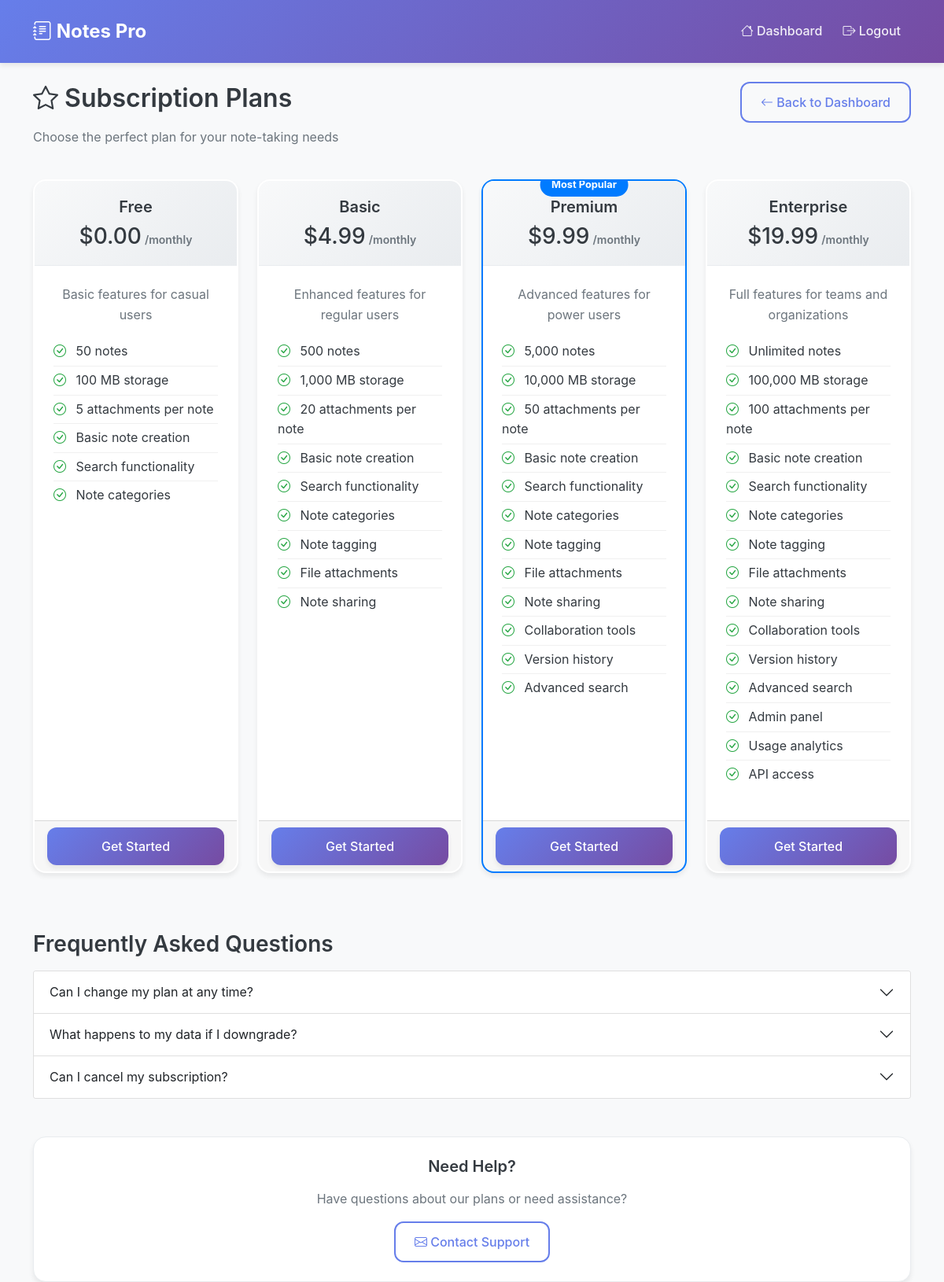
Screenshot of /subscription.php?limit=notes (signed in) with the database file from the repository.
### tables this page shows
CREATE TABLE IF NOT EXISTS subscription_plans (
    id INT AUTO_INCREMENT PRIMARY KEY,
    name VARCHAR(100) NOT NULL,
    description TEXT,
    price DECIMAL(10,2) NOT NULL,
    billing_cycle ENUM('monthly', 'yearly') DEFAULT 'monthly',
    max_notes INT,
    max_storage_mb INT,
    max_attachments_per_note INT,
    features JSON,
    is_active BOOLEAN DEFAULT TRUE,
    created_at TIMESTAMP DEFAULT CURRENT_TIMESTAMP
);

### includes/config.php (called while the page is built, shortened)
<?php
function getDBConnection() {
    try {
        $pdo = new PDO("mysql:host=" . DB_HOST . ";dbname=" . DB_NAME . ";charset=utf8mb4", DB_USER, DB_PASS);
        $pdo->setAttribute(PDO::ATTR_ERRMODE, PDO::ERRMODE_EXCEPTION);
        $pdo->setAttribute(PDO::ATTR_DEFAULT_FETCH_MODE, PDO::FETCH_ASSOC);
        $pdo->setAttribute(PDO::ATTR_EMULATE_PREPARES, false);
        return $pdo;
    } catch(PDOException $e) {
        die("Connection failed: " . $e->getMessage());
    }
}
function sanitizeInput($input) {
    return htmlspecialchars(trim($input), ENT_QUOTES, 'UTF-8');
}
function getUserPreferences() {
    try {
        $pdo = getDBConnection();
        $stmt = $pdo->prepare("SELECT * FROM user_preferences WHERE user_id = ?");
        $stmt->execute([$_SESSION['user_id']]);
        return $stmt->fetch();
    } catch (PDOException $e) {
        return null;
    }
}
function getUserSubscription() {
    try {
        $pdo = getDBConnection();
        $stmt = $pdo->prepare("
            SELECT us.*, sp.name as plan_name, sp.description, sp.price, sp.features
            FROM user_subscriptions us
            JOIN subscription_plans sp ON us.plan_id = sp.id
            WHERE us.user_id = ? AND us.status = 'active'
            ORDER BY us.created_at DESC
            LIMIT 1
        ");
        $stmt->execute([$_SESSION['user_id']]);
        return $stmt->fetch();
    } catch (PDOException $e) {
        return null;
    }
}
?>

### subscription.php (the view, shortened to what this page needs)
<?php
require_once 'includes/config.php';
$user_prefs = getUserPreferences();
$current_subscription = getUserSubscription();
try {
    $pdo = getDBConnection();
    $stmt = $pdo->prepare("SELECT * FROM subscription_plans WHERE is_active = 1 ORDER BY price");
    $stmt->execute();
    $plans = $stmt->fetchAll();
} catch (PDOException $e) {
    $plans = [];
}
?>
<!DOCTYPE html>
<html lang="en">
<head>
    <link href="https://cdn.jsdelivr.net/npm/bootstrap@5.1.3/dist/css/bootstrap.min.css" rel="stylesheet">
    <link href="https://cdn.jsdelivr.net/npm/bootstrap-icons@1.7.2/font/bootstrap-icons.css" rel="stylesheet">
    <link href="css/style.css" rel="stylesheet">
</head>
<body class="<?php echo $user_prefs['theme'] ?? 'light'; ?>-theme">
    <nav class="navbar navbar-expand-lg navbar-dark bg-primary">
        <div class="container">
            <a class="navbar-brand" href="dashboard.php">
                <i class="bi bi-journal-text"></i> <?php echo APP_NAME; ?>
            </a>
            <div class="navbar-nav ms-auto">
                <a class="nav-link" href="dashboard.php">
                    <i class="bi bi-house"></i> Dashboard
                </a>
                <a class="nav-link" href="logout.php">
                    <i class="bi bi-box-arrow-right"></i> Logout
                </a>
            </div>
        </div>
    </nav>
    <div class="container mt-4">
        <div class="row mb-4">
            <div class="col-md-8">
                <h2><i class="bi bi-star"></i> Subscription Plans</h2>
                <p class="text-muted">Choose the perfect plan for your note-taking needs</p>
            </div>
            <div class="col-md-4 text-end">
                <a href="dashboard.php" class="btn btn-outline-primary">
                    <i class="bi bi-arrow-left"></i> Back to Dashboard
                </a>
            </div>
        </div>
        <div class="row">
            <?php foreach ($plans as $plan): ?>
                <div class="col-md-6 col-lg-3 mb-4">
                    <div class="card plan-card h-100 <?php echo $plan['name'] === 'Premium' ? 'featured' : ''; ?>">
                        <div class="card-header text-center">
                            <h5 class="mb-0"><?php echo sanitizeInput($plan['name']); ?></h5>
                            <div class="mt-2">
                                <span class="h3">$<?php echo number_format($plan['price'], 2); ?></span>
                                <small class="text-muted">/<?php echo $plan['billing_cycle']; ?></small>
                            </div>
                        </div>
                        <div class="card-body">
                            <p class="text-muted text-center"><?php echo sanitizeInput($plan['description']); ?></p>
                            <ul class="feature-list">
                                <li><i class="bi bi-check-circle"></i> <?php echo $plan['max_notes'] > 0 ? number_format($plan['max_notes']) : 'Unlimited'; ?> notes</li>
                                <li><i class="bi bi-check-circle"></i> <?php echo $plan['max_storage_mb'] > 0 ? number_format($plan['max_storage_mb']) . ' MB' : 'Unlimited'; ?> storage</li>
                                <li><i class="bi bi-check-circle"></i> <?php echo $plan['max_attachments_per_note']; ?> attachments per note</li>
                                <?php
                                $features = json_decode($plan['features'], true);
                                foreach ($features as $feature):
                                    $feature_names = [
                                        'basic_notes' => 'Basic note creation',
                                        'search' => 'Search functionality',
                                        'categories' => 'Note categories',
                                        'tags' => 'Note tagging',
                                        'attachments' => 'File attachments',
                                        'sharing' => 'Note sharing',
                                        'collaboration' => 'Collaboration tools',
                                        'version_history' => 'Version history',
                                        'advanced_search' => 'Advanced search',
                                        'admin_panel' => 'Admin panel',
                                        'analytics' => 'Usage analytics',
                                        'api_access' => 'API access'
                                    ];
                                ?>
                                    <li><i class="bi bi-check-circle"></i> <?php echo $feature_names[$feature] ?? $feature; ?></li>
                                <?php endforeach; ?>
                            </ul>
                        </div>
                        <div class="card-footer text-center">
                            <?php if ($current_subscription && $current_subscription['plan_name'] === $plan['name']): ?>
                                <button class="btn btn-success w-100" disabled>Current Plan</button>
                            <?php else: ?>
                                <form method="POST" style="display: inline;">
                                    <button type="submit" class="btn btn-primary w-100">
                                        <?php echo $current_subscription ? 'Upgrade' : 'Get Started'; ?>
                                    </button>
                                </form>
                            <?php endif; ?>
                        </div>
                    </div>
                </div>
            <?php endforeach; ?>
        </div>
        <div class="row mt-5">
            <div class="col-12">
                <h3>Frequently Asked Questions</h3>
                <div class="accordion" id="faqAccordion">
                    <div class="accordion-item">
                        <h2 class="accordion-header" id="faq1">
                            <button class="accordion-button collapsed" type="button" data-bs-toggle="collapse" data-bs-target="#collapse1">
                                Can I change my plan at any time?
                            </button>
                        </h2>
                    </div>
                    <div class="accordion-item">
                        <h2 class="accordion-header" id="faq2">
                            <button class="accordion-button collapsed" type="button" data-bs-toggle="collapse" data-bs-target="#collapse2">
                                What happens to my data if I downgrade?
                            </button>
                        </h2>
                    </div>
                    <div class="accordion-item">
                        <h2 class="accordion-header" id="faq3">
                            <button class="accordion-button collapsed" type="button" data-bs-toggle="collapse" data-bs-target="#collapse3">
                                Can I cancel my subscription?
                            </button>
                        </h2>
                    </div>
                </div>
            </div>
        </div>
        <div class="row mt-5">
            <div class="col-12 text-center">
                <div class="card">
                    <div class="card-body">
                        <h5>Need Help?</h5>
                        <p class="text-muted">Have questions about our plans or need assistance?</p>
                        <a href="mailto:support@notespro.com" class="btn btn-outline-primary">
                            <i class="bi bi-envelope"></i> Contact Support
                        </a>
                    </div>
                </div>
            </div>
        </div>
    </div>
</body>
</html>

### css/style.css (style rules this page uses)
:root { --primary-color: #667eea; --primary-dark: #5a6fd8; --secondary-color: #764ba2; --success-color: #28a745; --warning-color: #ffc107; --danger-color: #dc3545; --info-color: #17a2b8; --light-color: #f8f9fa; --dark-color: #343a40; --gray-100: #f8f9fa; --gray-200: #e9ecef; --gray-300: #dee2e6; --gray-400: #ced4da; --gray-500: #adb5bd; --gray-600: #6c757d; --gray-700: #495057; --gray-800: #343a40; --gray-900: #212529; --border-radius: 12px; --border-radius-lg: 16px; --box-shadow: 0 4px 6px rgba(0, 0, 0, 0.07); --box-shadow-lg: 0 10px 25px rgba(0, 0, 0, 0.1); --box-shadow-xl: 0 20px 40px rgba(0, 0, 0, 0.15); --transition: all 0.3s cubic-bezier(0.4, 0, 0.2, 1); --transition-fast: all 0.15s ease; }
* { box-sizing: border-box; }
body { font-family: 'Inter', -apple-system, BlinkMacSystemFont, 'Segoe UI', Roboto, sans-serif; line-height: 1.6; color: var(--gray-800); background-color: var(--gray-100); transition: var(--transition); }
h1, h2, h3, h4, h5, h6 { font-weight: 600; line-height: 1.3; margin-bottom: 1rem; }
.btn { border-radius: var(--border-radius); font-weight: 500; padding: 0.75rem 1.5rem; transition: var(--transition); border: none; position: relative; overflow: hidden; }
.btn::before { content: ''; position: absolute; top: 0; left: -100%; width: 100%; height: 100%; background: linear-gradient(90deg, transparent, rgba(255,255,255,0.2), transparent); transition: left 0.5s; }
.btn-primary { background: linear-gradient(135deg, var(--primary-color), var(--secondary-color)); box-shadow: var(--box-shadow); }
.btn-outline-primary { border: 2px solid var(--primary-color); color: var(--primary-color); background: transparent; }
.card { border: 1px solid var(--gray-200); border-radius: var(--border-radius-lg); box-shadow: var(--box-shadow); transition: var(--transition); overflow: hidden; background: white; }
.card-header { background: linear-gradient(135deg, var(--gray-100), var(--gray-200)); border-bottom: 1px solid var(--gray-200); font-weight: 600; padding: 1.25rem 1.5rem; }
.card-body { padding: 1.5rem; }
.navbar { background: linear-gradient(135deg, var(--primary-color), var(--secondary-color)) !important; box-shadow: var(--box-shadow); padding: 1rem 0; }
.navbar-brand { font-weight: 700; font-size: 1.5rem; color: white !important; }
.navbar-nav .nav-link { color: rgba(255, 255, 255, 0.9) !important; font-weight: 500; padding: 0.5rem 1rem; border-radius: var(--border-radius); transition: var(--transition); margin: 0 0.25rem; border: 1px solid transparent; }

### subscription.php (style rules this page uses)
.plan-card { transition: transform 0.2s, box-shadow 0.2s; border: 2px solid transparent; }
.plan-card.featured { border-color: #007bff; position: relative; }
.plan-card.featured::before { content: "Most Popular"; position: absolute; top: -10px; left: 50%; transform: translateX(-50%); background: #007bff; color: white; padding: 5px 15px; border-radius: 20px; font-size: 0.8rem; font-weight: bold; }
.feature-list { list-style: none; padding: 0; }
.feature-list li { padding: 5px 0; border-bottom: 1px solid #f0f0f0; }
.feature-list li:last-child { border-bottom: none; }
.feature-list li i { color: #28a745; margin-right: 8px; }

### rows the page displays
subscription_plans: name "Free", price "0.00", billing_cycle "monthly", description "Basic features for casual users", max_notes "50", max_storage_mb "100", max_attachments_per_note "5", features "Basic note creation", features "Search functionality", features "Note categories"
subscription_plans: name "Basic", price "4.99", billing_cycle "monthly", description "Enhanced features for regular users", max_notes "500", max_storage_mb "1,000", max_attachments_per_note "20", features "Basic note creation", features "Search functionality", features "Note categories", features "Note tagging", features "File attachments", features "Note sharing"
subscription_plans: name "Premium", price "9.99", billing_cycle "monthly", description "Advanced features for power users", max_notes "5,000", max_storage_mb "10,000", max_attachments_per_note "50", features "Basic note creation", features "Search functionality", features "Note categories", features "Note tagging", features "File attachments", features "Note sharing", features "Collaboration tools", features "Version history", features "Advanced search"
subscription_plans: name "Enterprise", price "19.99", billing_cycle "monthly", description "Full features for teams and organizations", max_notes "Unlimited", max_storage_mb "100,000", max_attachments_per_note "100", features "Basic note creation", features "Search functionality", features "Note categories", features "Note tagging", features "File attachments", features "Note sharing", features "Collaboration tools", features "Version history", features "Advanced search", features "Admin panel", features "Usage analytics", features "API access"

### other values shown
APP_NAME "Notes Pro"
